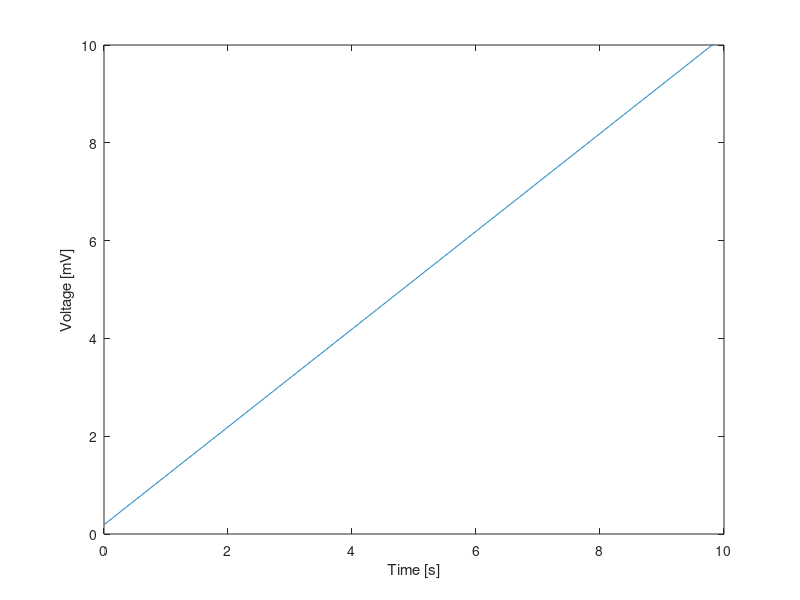

Write MATLAB code to recreate this figure.
%%  MA665 - Lab 4:  The integrate and fire neuron
%   In this tutorial we will use MATLAB to simulate the integrate and fire
%   (I&F) neuron model.  We'll investigate, in particular, how the spiking
%   activity varies as we adjust the input current I.  We will also update
%   the model to include "leakiness".

%%  Preliminaries.
%   Text preceded by a '%' indicates a 'comment'.  This text should appear
%   green on the screen.  I will use comments to explain what we're doing 
%   and to ask you questions.  Also, comments are useful in your own code
%   to note what you've done (so it makes sense when you return to the code
%   in the future).  It's a good habit to *always* comment your code.  I'll
%   try to set a good example, but won't always . . . 

%%  NOTES - Challenge Problems.
%   You'll find *seven* challange problems below.  Your task --- answer at
%   least *four* of them.  Present your results to me in whatever format you think is
%   appropriate.  Your solutions should include figures (with axes labeled
%   and captions) and explanatory text.  Also, please include any
%   MATLAB code you would like to share;  remember to include comments in the
%   code.  The comments should be detailed enough that you could share your
%   code with any of your classmates / colleagues.  Watch out for *Extreme*
%   Challenge problems --- they're tricky.  If you email me your solutions
%   please send as a single PDF that includes figures + code + text.

%%  Part 1:  Numerical solutions - Introduction
%   How do we compute a numerical solution to the integrate and fire model?
%   The basic idea is to rearrange the differential equation to get V(t+1) on
%   the left hand side, and V(t) on the right hand side.  Then, if we know
%   what's happening at time t, we can solve for what's happening at time t+1.
%   We'll discuss this in more detail during the lab . . .
%

%   What we'll find is that:
%
%   V(t+1) = V(t) + dt*(I/C)
%
%   Now, let's program this equation in MATLAB.  First, let's set the values
%   for the parameters I and C.

C=1;
I=1;

%   We also need to set the value for dt.  This defines the time step in the
%   problem.  We must choose it small enough so that we don't miss anything
%   interesting.  We'll choose:

dt=0.01;

%   Let's assume the units of time are seconds.  So, we step forward in
%   time by 0.01s.  The right hand side of our equation is nearly defined,
%   but we're still missing one thing, V(t).

%Q:  What value do we assign to V(t)?
%A:  We don't know --- that's why we're running the simulation in the first
%place!

%   So here's an easier question:  what *initial* value do we assign to
%   V(t)?  Let's choose a value of 0.2, which in our simple model we'll
%   assume represents the rest state.  Then set:

V(1)=0.2;

%Q:  Given the initial state V(1)=0.2, calculate V(2).  Then calcualte V(3).

%   After the two calculations above, we've moved forward two time steps into
%   the future, from t=0s to t=0.01s, and then from t=0.01s to t=0.02s.  But what
%   if we want to know V at t=10s?  Then, this iteration-by-hand procedure becomes
%   much too boring and error-prone.  So, what do we do?  Make the
%   computer do it . . . 

%%  Part 2:  Numerical solutions - implementation
%   Let's computerize this iteration-by-hand procedure to find V(1000).
%   To do so, we'll use a "for-loop".  Here's what it looks like:

for k=1:999
    V(k+1) = V(k) + dt*(I/C);
end

%Q:  Does this loop make sense?  Describe what's happening here.  Use
%MATLAB Help if you don't remember the "for" command.

%Q:  Why do we end the loop at k=999?

%   Execute this for-loop and examine the results in vector V.  To do so,
%   let's plot V:

figure(10)
plot(V)

%Q:  What happens to the voltage after 1000 steps?

%   This plot is informative, but not great.  Really, we'd like to plot the
%   voltage as a function of *time*, not steps or indices.  To do so, we
%   need to define a time axis:

t = (1:length(V))*dt;

%Q:  What's happening in the command above?  Does it make sense?  (If not,
%trying printing t at the command line, or plot(t).)

%   Now, with "time" defined let's redo the plot of the voltage with
%   the axes labeled appropriately.

figure(10)
plot(t,V)
xlabel('Time [s]');  ylabel('V');

%   Finally, let's put it all together . . .

%%  Part 3:  I&F CODE (version 1)
%   In Parts 1 and 2, we constructed parts of the I&F model in bits-and-pieces.
%   Let's now collect all of this code, compute a numerical solution to
%   the I&F model, and plot the results (with appropriate axes).

clear                   %Q:  What is this?  See MATLAB Help.

I=1;                    %Set the parameter I.
C=1;                    %Set the parameter C.
dt=0.01;                %Set the timestep.
V(1)=0.2;               %Set the initial condition.

for k=1:1000-1          %Compute V, step-by-step.
    V(k+1) = V(k) + dt*I/C;
end

t = (1:1000)*dt;        %Define the time axis.

figure(10)              %Plot the results.
clf()                   %Q:  What is this?  See MATLAB Help.
plot(t,V)
xlabel('Time [s]');  ylabel('Voltage [mV]');
ylim([0 10])

%Q:  Adjust the parameter I.  What happens to V(t) if I=0?  Can you set I
%so that V > 0 within 10 s?

%%  Part 4:  Voltage threshold & reset.
%   Notice, our model is missing something important:  the threshold & reset.
%   Without these, the voltage increases forever (if I>0). Now, your task in
%   lab is to update our model to include the reset.  To do so,
%   you'll need to add three things to your code.  First, you'll need to define the
%   voltage threshold "Vth".  Second, you'll need to check whether V exceeds
%   Vth using an "if-statement".  Third, when V reaches the threshold,
%   you'll need to reset V.
%
%Q (In lab Challenge):  Update the code in Part 3 to include the reset in
%our integrate and fire model.

%Q (In lab Challenge):  Save your updated code as a MATLAB *function*:
%
%             "my_IF_model.m"
%
%Make this function so that it takes as inputs parameters I and C, and the
%total length of time to simulate, and returns a plot of V versus t.  You
%might also have your function return other useful quantitites (e.g., the
%total number of spikes generated or the ISI --- the time interval between
%spikes.)

%Q (In lab Challegne):  Having constructed your model, adjust the
%parameter I and simulate the model.  Determine what happens to V(t) if
%I=10?  If I=100?

%%  Challenge Problem #1.  %%%%%%%%%%%%%%%%%%%%%%%%%%%%%%%%%%%%%%%%%%%%%%%%
%Q (Challenge):  Use the I&F code you developed in Part 4 to compute the
%relationship between the injected current (I) and the firing rate.  Plot this
%relationship.  Remember that the firing rate is the number of times your
%model neuron spikes per second.  So, you'll need to devise a way to detect and save 
%"spikes" in your model.  You'll also need to determine the number of spikes
%that occur over some time interval (or something equivalent).  Finally, 
%please show how the rate of firing changes as you adjust parameter I.
%NOTE:  Fix C=1, the voltage threshold Vth=1, the reset voltage to 0.

%%  Challenge Problem #2.  %%%%%%%%%%%%%%%%%%%%%%%%%%%%%%%%%%%%%%%%%%%%%%%%
%Q (Challenge):  Update the model to include a resistance term.  In other
%words, construct the "Leaky I&F model".  (1) Plot some numerical solutions to
%this model for different values of parameter "I".  (2) Determine in this model
%how the firing rate depends on I and plot this relationship.  Compare your 
%results with the firing rate curve found for the I&F model in Challenge
%Problem #1.  NOTE:  Fix C=1, the voltage threshold to 1, the reset
%voltage to 0, and choose a value for the resistance;  maybe try R=0.1.

%%  Challenge Problem #3.  %%%%%%%%%%%%%%%%%%%%%%%%%%%%%%%%%%%%%%%%%%%%%%%%
%Q (Challenge):  Consider the following model of the "Quadratic Integrate
%and Fire" neuron,
%
%  C*dV/dt = V^2 + I
%
%Develop simulation code for this neuron.  Include a reset condition at
%Vth=1.  Then, (1) Plot examples of the output of your model for different
%values of I.  Also, (2) determine the relationship between the injected
%current (I) and the firing rate of your Quadratic I&F neuron and plot this
%relationship.  Compare to what you found for the regular I&F model in
%Challenge Problem #1.  NOTE:  Fix C=1, the voltage threshold to 1, the reset
%voltage to 0.

%%  Challenge Problem #4.  %%%%%%%%%%%%%%%%%%%%%%%%%%%%%%%%%%%%%%%%%%%%%%%%
%Q (Challenge):  Create a nice visualization algorithm for the integrate and
%fire model.  Your algorithm should take as input important model
%parameters (e.g., input current, voltage threshold, ...) and return:  1) a plot
%of the model dynamics with spikes indicated graphically, 2) the *times*
%at which spikes occurred, and 3) the firing rate.  Of course, include any
%other outputs you think are useful.

%%  Advanced Challenge Problem #5.  %%%%%%%%%%%%%%%%%%%%%%%%%%%%%%%%%%%%%%%%%%%%%%%%
%Q (Advanced Challenge):  Add *noise* to your integrate and fire model.  To do so,
%use the following equation for your V-update:
%
%    V(k+1) = V(k) + dt*I/C + noise*sqrt(dt)*randn;
%
%Here 'noise' is a parameter you choose.  To start, set noise=0.1.
%Remember that 'randn' returns a random number drawn from a normal
%distribution with zero mean and variance of 1.  These random numbers are
%scaled by 'sqrt(dt)' and the value chosen for parameter 'noise'.
%
%1)  Update your integrate and fire model to include noise by inserting the
%line above.  2)  Fix parameter I and plot examples of the model dynamics
%for different values of parameter 'noise'.  3)  For I=1 and noise=0.3,
%simulate the model for 1000 trials.  Use these simulated data to plot a
%spike number histogram.  Are the simulated data Poisson?  What is the average
%firing rate of this noise I&F model.

%%  Advanced Challenge Problem #6.  %%%%%%%%%%%%%%%%%%%%%%%%%%%%%%%%%%%%%%%%%%%%%%%
%Q (Advanced Challenge):  Another "simple" model of neural spiking was recently
%developed by Eugene Izhikevich (see Ch 22 of your textbook).  In this
%Challenge, you'll explore the "Izhikevich model neuron".  Try to implement
%this model neuron using the code provided in your text book (page 257).
%
%After you've coded the model, visit Izhikevich's website:
%
%  http://www.izhikevich.org/publications/spikes.htm
%
%Examine the 8 figures at the bottom of this webpage (URL above).  Use the
%code you've written to reproduce the regular spiking (RS) and chattering (CH)
%neural dynamics.  To do so, you'll need to fix the four parameter values
%{a,b,c,d}.  HINT:  Follow the paramter space guide plots for "RS" and "CH"
%on his website!  Plot your results for V vs t.  Explain how the
%parameter differences in these two models support the two different types
%of activity.

%%  Advanced Challenge Problem #7.  %%%%%%%%%%%%%%%%%%%%%%%%%%%%%%%%%%%%%%%%%%%%%%%
%
%Q (Challenge):  Make up your own challenge problem.  Make it interesting.
